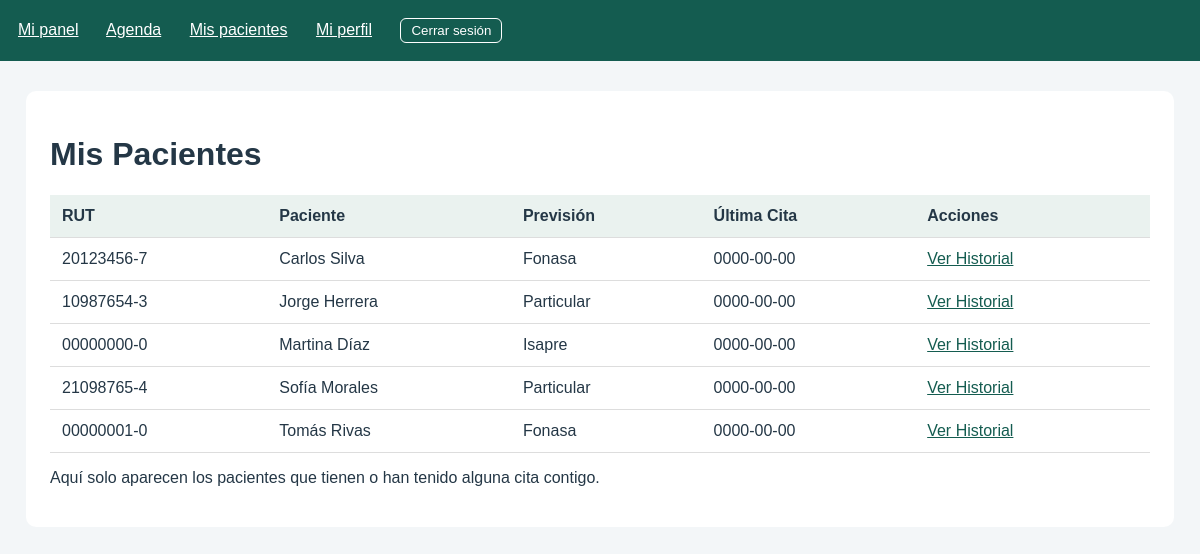
The app's page /PHP/medico/pacientes.php (signed in) with its own data.
### tables this page shows
CREATE TABLE `paciente` (
  `RUT_Paciente` varchar(10) NOT NULL COMMENT 'XXXXXXXX-X',
  `Nombre_Paciente` varchar(100) NOT NULL,
  `Telefono_Paciente` varchar(11) DEFAULT NULL COMMENT '+56 ...',
  `Fecha-Nacimiento_Paciente` date NOT NULL COMMENT 'DD-MM-YYYY',
  `Sexo_Paciente` varchar(4) NOT NULL COMMENT 'M | F | Otro',
  `ID_Prevision` int(11) NOT NULL,
  `Email_Paciente` varchar(255) DEFAULT NULL,
  `Contrasena_Hash` varchar(255) DEFAULT NULL
);

CREATE TABLE `prevision` (
  `ID_Prevision` int(11) NOT NULL,
  `Prevision_Paciente` varchar(10) NOT NULL COMMENT 'Fonasa | Isapre | Particular'
);

### PHP/includes/autenticacion.php (called while the page is built, shortened)
<?php
function escapar($valor): string {
    return htmlspecialchars((string)$valor, ENT_QUOTES, 'UTF-8');
}
function exigirRol(string $rol): array {
    return $_SESSION['cuenta'];
}

### PHP/includes/atenciones.php (called while the page is built, shortened)
<?php
function pacientesDelMedico(PDO $db, string $rutMedico): array {
    $q = $db->prepare('SELECT p.RUT_Paciente, p.Nombre_Paciente, pr.Prevision_Paciente,
            MAX(c.Fecha_Cita) AS Ultima_Cita,
            (SELECT COUNT(*) FROM atencion a2 JOIN cita c2 ON c2.Nro_Cita = a2.Nro_Cita
             WHERE c2.RUT_Paciente = p.RUT_Paciente) AS Atenciones
        FROM cita c
        JOIN paciente p ON p.RUT_Paciente = c.RUT_Paciente
        JOIN prevision pr ON pr.ID_Prevision = p.ID_Prevision
        WHERE c.RUT_Medico = ?
        GROUP BY p.RUT_Paciente, p.Nombre_Paciente, pr.Prevision_Paciente
        ORDER BY p.Nombre_Paciente');
    $q->execute([$rutMedico]);
    return $q->fetchAll(PDO::FETCH_ASSOC);
}

### PHP/medico/pacientes.php (the view, shortened to what this page needs)
<?php
require_once __DIR__ . '/../includes/autenticacion.php';
require_once __DIR__ . '/../includes/atenciones.php';
$cuenta = exigirRol('Medico');
$rutMedico = (string)$cuenta['id'];
$errores = [];
$misPacientes = [];
try {
    require __DIR__ . '/../config/conexion.php';
    $misPacientes = pacientesDelMedico($conexion, $rutMedico);
} catch (Throwable $error) {
    error_log('SaludUSM pacientes: ' . $error->getMessage());
    $errores[] = 'No se pudo cargar la lista de pacientes. Revisa la conexión.';
}
?>
<!doctype html><html lang="es"><head>
<link rel="stylesheet" href="../../CSS/estilos.css">
</head><body>
<?php require __DIR__ . '/../includes/nav_cuenta.php'; ?>
<main>
<h1>Mis Pacientes</h1>
<?php if (!$misPacientes): ?>
<p>Aún no tienes pacientes asignados o atendidos en tu agenda.</p>
<?php else: ?>
<div class="tabla-contenedor"><table>
<thead><tr><th scope="col">RUT</th><th scope="col">Paciente</th><th scope="col">Previsión</th><th scope="col">Última Cita</th><th scope="col">Acciones</th></tr></thead>
<tbody>
<?php foreach ($misPacientes as $p): ?>
<tr>
    <td><?= escapar($p['RUT_Paciente']) ?></td>
    <td><?= escapar($p['Nombre_Paciente']) ?></td>
    <td><?= escapar($p['Prevision_Paciente'] ?? '—') ?></td>
    <td><?= escapar($p['Ultima_Cita']) ?></td>
    <td class="acciones">
        <a href="historial.php?rut=<?= urlencode($p['RUT_Paciente']) ?>">Ver Historial</a>
    </td>
</tr>
<?php endforeach; ?>
</tbody></table></div>
<?php endif; ?>
<p>Aquí solo aparecen los pacientes que tienen o han tenido alguna cita contigo.</p>
</main></body></html>

### CSS/estilos.css (style rules this page uses)
body { margin: 0; font-family: Arial, sans-serif; background: #f3f6f8; color: #243746; }
main { max-width: 1100px; margin: 30px auto; padding: 24px; background: white; border-radius: 10px; }
a { color: #145c50; }
.tabla-contenedor { overflow-x: auto; }
table { width: 100%; border-collapse: collapse; }
th, td { padding: 12px; text-align: left; border-bottom: 1px solid #ddd; }
th { background: #eaf2ef; }
.acciones a, .acciones form { display: inline-block; margin-right: 8px; }

### records on screen
paciente: RUT_Paciente "20123456-7", Nombre_Paciente "Carlos Silva", ID_Prevision.Prevision_Paciente "Fonasa", Ultima_Cita "0000-00-00"
paciente: RUT_Paciente "10987654-3", Nombre_Paciente "Jorge Herrera", ID_Prevision.Prevision_Paciente "Particular", Ultima_Cita "0000-00-00"
paciente: RUT_Paciente "00000000-0", Nombre_Paciente "Martina Díaz", ID_Prevision.Prevision_Paciente "Isapre", Ultima_Cita "0000-00-00"
paciente: RUT_Paciente "21098765-4", Nombre_Paciente "Sofía Morales", ID_Prevision.Prevision_Paciente "Particular", Ultima_Cita "0000-00-00"
paciente: RUT_Paciente "00000001-0", Nombre_Paciente "Tomás Rivas", ID_Prevision.Prevision_Paciente "Fonasa", Ultima_Cita "0000-00-00"

### other values on screen
escapar($texto) "Mi panel"
escapar($texto) "Agenda"
escapar($texto) "Mis pacientes"
